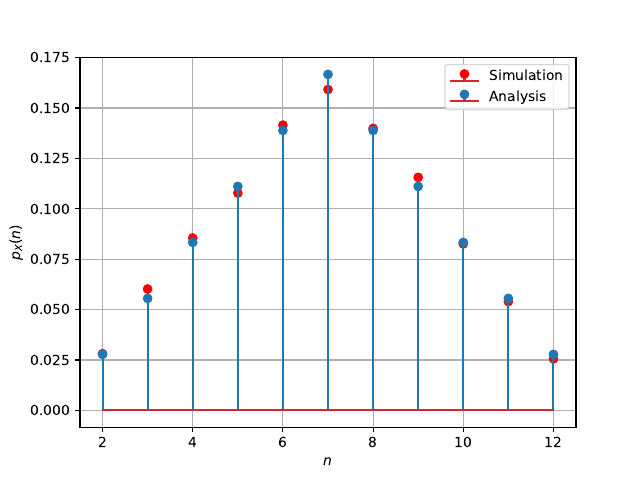

Write Python code to recreate this figure.
import numpy as np
import matplotlib.pyplot as plt
#If using termux
import subprocess
import shlex
#end if

#Sample size
simlen = 10000
#Possible outcomes
n = range(2,13)
# Generate X1 and X2
y = np.random.randint(1,7, size=(2, simlen))

#Generate X
X = np.sum(y, axis = 0) 
#Find the frequency of each outcome
unique, counts = np.unique(X, return_counts=True)
#Simulated probability
psim = counts/simlen
#Theoretical probability
n1 = range(2,8)
n2 = range(8,13)
panal1 = (n1 -np.ones((1,6)))
panal2 = (13*np.ones((1,5))-n2)
panal = np.concatenate((panal1,panal2),axis=None)/36

#Plotting
plt.stem(n,psim, markerfmt='r', use_line_collection=True, label='Simulation')
plt.stem(n,panal, markerfmt='o',use_line_collection=True, label='Analysis')
plt.xlabel('$n$')
plt.ylabel('$p_{X}(n)$')
plt.legend()
plt.grid()# minor

plt.savefig('4.1.4.pdf')
plt.show()